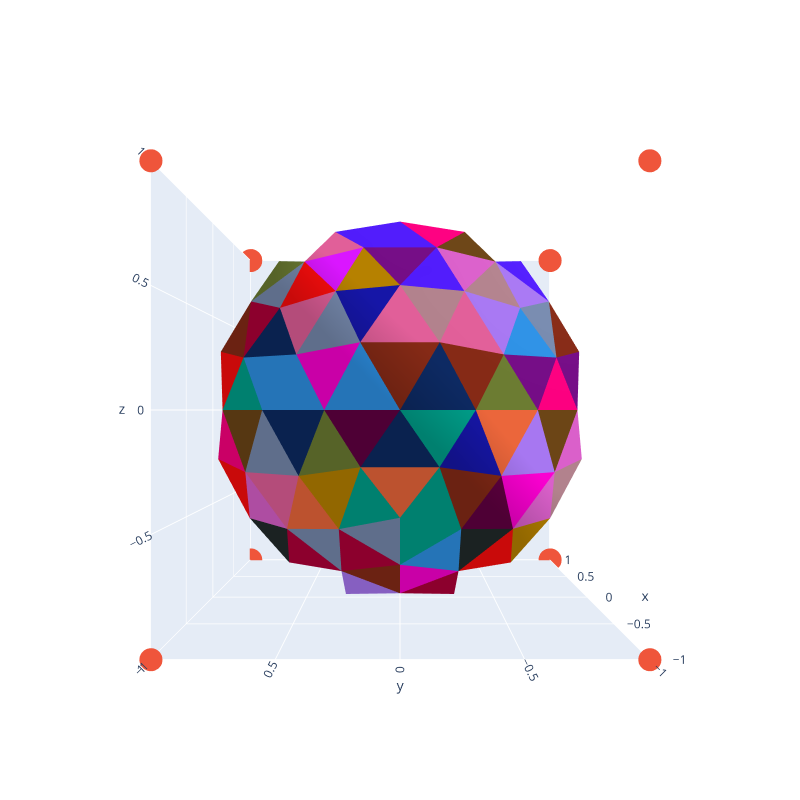

This figure's notebook cell:
### Code cell
displayMeshlets(mesh, camera_pos = [-2,0,0])

### Figure 1 — Plotly figure (JSON) as saved in the notebook; plotly's stock layout.template omitted (floating-point values rounded to 4 significant figures; data arrays with more than 128 entries replaced by an {"elided": "..."} marker saying what was removed)
{"data": [{"facecolor": ["#E15F99", "#EB663B", "#511CFB", "#FB00D1", "#1616A7", "#AF0038", "#2E91E5", "#511CFB", "#00A08B", "#862A16", "#6C4516", "#AF0038", "#2E91E5", "#222A2A", "#750D86", "#511CFB", "#6C7C32", "#778AAE", "#862A16", "#E15F99", "#FB0D0D", "#DA16FF", "#00A08B", "#FB00D1", "#B2828D", "#778AAE", "#862A16", "#1616A7", "#DA60CA", "#2E91E5", "#FC0080", "#FB0D0D", "#511CFB", "#778AAE", "#A777F1", "#0D2A63", "#AF0038", "#EB663B", "#B2828D", "#862A16", "#DA60CA", "#6C4516", "#2E91E5", "#750D86", "#00A08B", "#6C7C32", "#778AAE", "#620042", "#DA60CA", "#6C4516", "#E15F99", "#B68100", "#EB663B", "#FB00D1", "#FC0080", "#620042", "#0D2A63", "#E15F99", "#FB0D0D", "#222A2A", "#A777F1", "#B68100", "#B2828D", "#862A16", "#DA60CA", "#0D2A63", "#2E91E5", "#E15F99", "#750D86", "#00A08B", "#FC0080", "#6C7C32", "#778AAE", "#862A16", "#A777F1", "#0D2A63", "#AF0038", "#B68100", "#00A08B", "#778AAE", "#A777F1", "#FB0D0D"], "i": [70, 132, 71, 129, 153, 130, 87, 160, 142, 130, 143, 147, 105, 132, 91, 153, 146, 24, 77, 147, 129, 67, 131, 146, 144, 131, 88, 142, 70, 146, 145, 84, 51, 147, 21, 142, 132, 131, 153, 36, 132, 159, 146, 143, 145, 142, 132, 146, 143, 145, 132, 153, 142, 130, 143, 129, 146, 153, 145, 129, 130, 129, 93, 142, 129, 147, 144, 160, 153, 131, 159, 66, 144, 66, 144, 88, 102, 89, 131, 73, 144, 147], "j": [37, 102, 77, 21, 73, 6, 25, 53, 36, 115, 22, 66, 115, 103, 22, 70, 24, 25, 94, 90, 8, 73, 89, 38, 71, 102, 105, 88, 71, 36, 84, 103, 52, 67, 22, 37, 11, 88, 37, 37, 26, 51, 90, 35, 25, 22, 10, 89, 21, 26, 24, 53, 23, 8, 94, 23, 25, 38, 87, 105, 10, 7, 21, 91, 104, 87, 91, 67, 51, 115, 52, 67, 94, 40, 77, 36, 10, 24, 105, 90, 70, 73], "k": [91, 24, 50, 23, 38, 8, 90, 52, 88, 10, 21, 87, 8, 11, 94, 51, 89, 26, 35, 73, 7, 53, 102, 90, 70, 115, 23, 23, 51, 38, 26, 26, 53, 66, 23, 36, 10, 89, 70, 38, 103, 71, 25, 94, 87, 91, 102, 36, 93, 25, 26, 73, 22, 115, 22, 105, 24, 37, 40, 8, 9, 104, 104, 37, 21, 90, 94, 53, 53, 105, 51, 54, 77, 87, 71, 89, 115, 102, 88, 38, 91, 67], "opacity": 1, "type": "mesh3d", "x": {"elided": "162 float values"}, "y": {"elided": "162 float values"}, "z": {"elided": "162 float values"}}, {"mode": "markers", "type": "scatter3d", "x": [-1, -1, -1, -1, 1, 1, 1, 1], "y": [-1, -1, 1, 1, -1, -1, 1, 1], "z": [-1, 1, -1, 1, -1, 1, -1, 1]}], "layout": {"autosize": false, "height": 800, "scene": {"aspectmode": "auto", "aspectratio": {"x": 1, "y": 1, "z": 1}, "camera": {"center": {"x": 0, "y": 0, "z": 0}, "eye": {"x": -2, "y": 0, "z": 0}, "up": {"x": 0, "y": 0, "z": 1}}, "xaxis": {"nticks": 10, "range": [-1, 1], "type": "linear"}, "yaxis": {"nticks": 10, "range": [-1, 1], "type": "linear"}, "zaxis": {"nticks": 10, "range": [-1, 1], "type": "linear"}}, "width": 800}}
